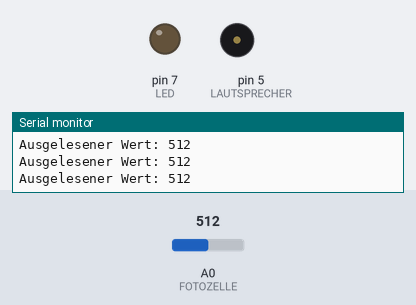
Bench run of a sketch on a simulated Arduino Uno, built with avr-gcc and run on an emulated ATmega328P. Parts: output pins drawn as LEDs (lit = HIGH), buzzer (waves = sounding), the last lines printed to the serial monitor. The inputs (shaded band) are chosen by the test bench; at power-on: A0 (FOTOZELLE) = 512.

Above: at 1.2 s.
1.3 s: A0 (FOTOZELLE) set to 216
4.3 s: A0 (FOTOZELLE) set to 181
At 5.1 s:
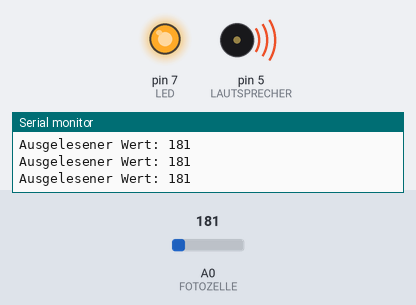
5.8 s: A0 (FOTOZELLE) set to 210
At 6.2 s:
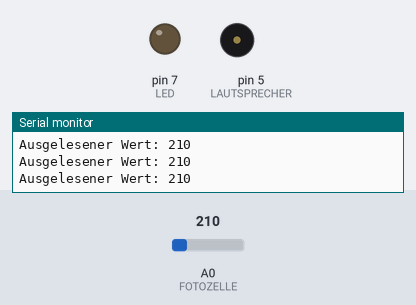
8.8 s: A0 (FOTOZELLE) set to 190
At 9.5 s:
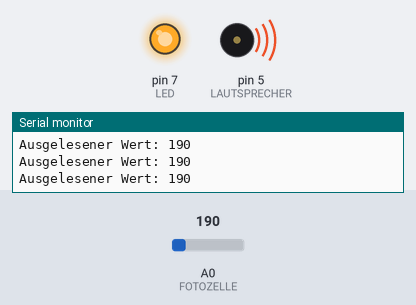
Timing chart, 0 to 11.8 s (numbered marks = the images above; inputs shaded):
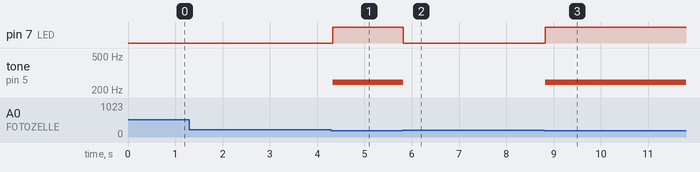

The sketch:

4_Fotowiderstand_BuzzerAlarm_neu.ino
```cpp
/*
   Sketching mit Hardware
  DMP - Vertiefung Medieninformatik 2 - WS 23_24- Sketching mit Hardware
  - Alarm anlage mit Fotowiderstand und Buzzer
  This project demonstrates how to activate an alarm (Buzzer) when light reaches a certain level

  by: Marcos Martinez
*/
int FOTOZELLE = A0; // von 1 bis 10 Kohm ausprobieren
int LED = 7;
int SensorWert;
int LAUTSPRECHER = 5;

void setup()
{
  pinMode(LED, OUTPUT);
  Serial.begin(9600);
  pinMode(LAUTSPRECHER, OUTPUT);
}
void loop()
{
  SensorWert = analogRead(FOTOZELLE);
  Serial.print("Ausgelesener Wert: ");
  Serial.println(SensorWert);

  /*
    Der Wert muss der aktuellen Helligkeit
    entsprechend angepasst werden
    → seriellen Monitor aufrufen
  */
  if (SensorWert < 200 )
  {
    digitalWrite(LED, HIGH);
    int ton = 200 + SensorWert / 4;
    tone(LAUTSPRECHER, ton);
  }
  else
  {
  digitalWrite(LED, LOW);
  noTone(LAUTSPRECHER);
  }

  delay(10);
}
```

Measured:
- the behaviour switches between 200 and 199 on A0 (FOTOZELLE) (found by bisection; images 0 and 1)
- after the input at 4.3 s, pin 7 (LED): LOW → HIGH at once; tone on pin 5 (LAUTSPRECHER): silent → 245 Hz at once
- after the input at 5.8 s, pin 7 (LED): HIGH → LOW at once; tone on pin 5 (LAUTSPRECHER): 245 Hz → silent at once
- after the input at 8.8 s, pin 7 (LED): LOW → HIGH at once; tone on pin 5 (LAUTSPRECHER): silent → 247 Hz at once
